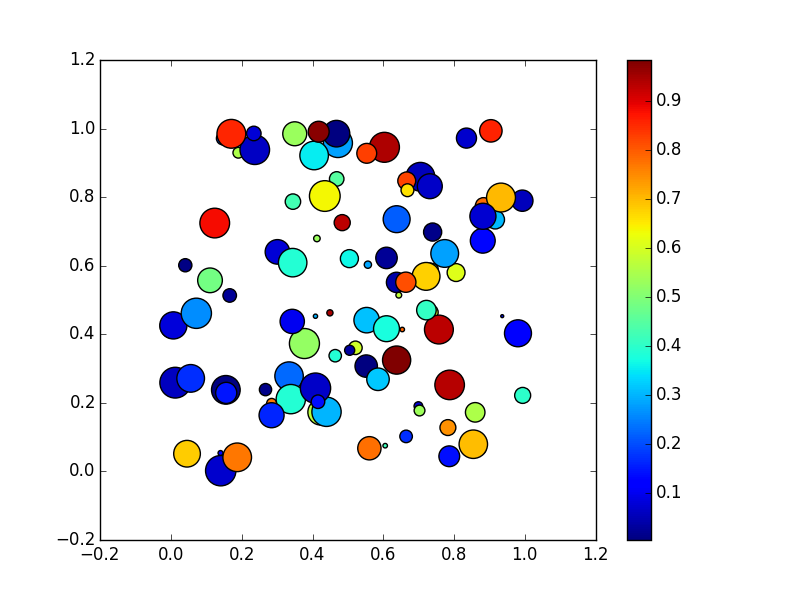

This chart was generated by the following Python code:
import numpy as np
import matplotlib.pyplot as plt

np.random.seed(1000430)

n = 100
x = np.random.random(n)
y = np.random.random(n)
c = np.random.random(n) 
s = 500 * np.random.random(n) 

fig, ax = plt.subplots()
im = ax.scatter(x, y, c=c, s=s, cmap=plt.cm.jet)

fig.colorbar(im, ax=ax)

plt.savefig('plot_rnd.png')
plt.show()